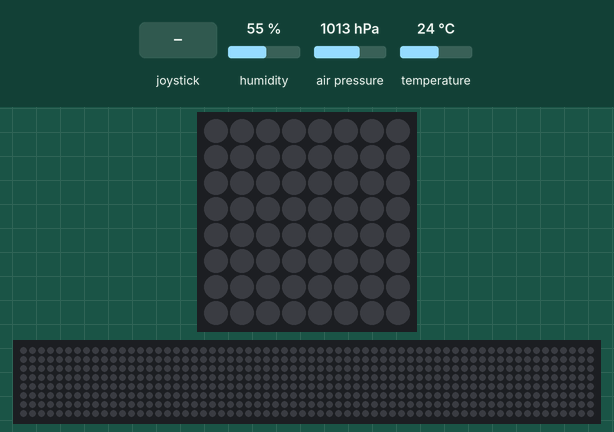
Recording of a program running on a simulated Raspberry Pi (BCM pin numbers) with a Sense HAT. On the bench: the Sense HAT's 8×8 RGB LED matrix, a strip that is not on the board, showing the scrolling text unrolled. The inputs (shaded band) are chosen by the test bench; at power-on: humidity 55 %, air pressure 1013 hPa, temperature 24 °C. The pygame window is not drawn; the 64×8 strip is a reading aid, not a part: it shows the text the matrix is scrolling, unrolled, one strip-width of it at a time.

Above: at 1.2 s.
1.3 s: joystick pushed up
At 1.55 s:
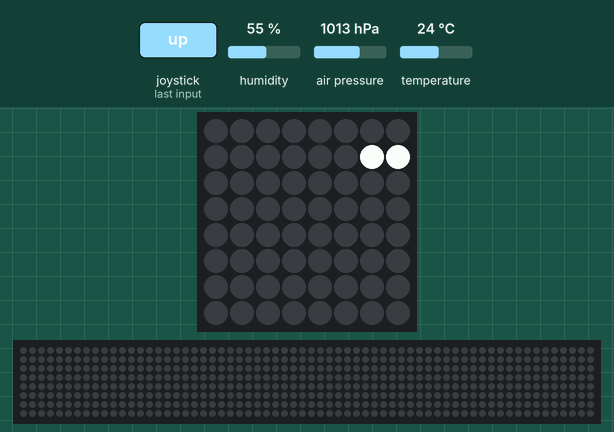
At 1.95 s:
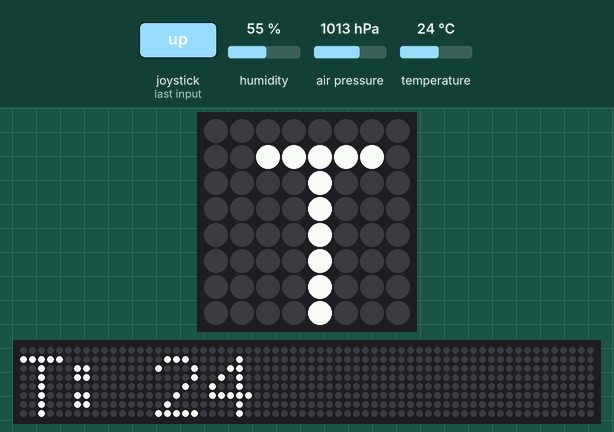
6.2 s: joystick pushed down
At 8.5 s:
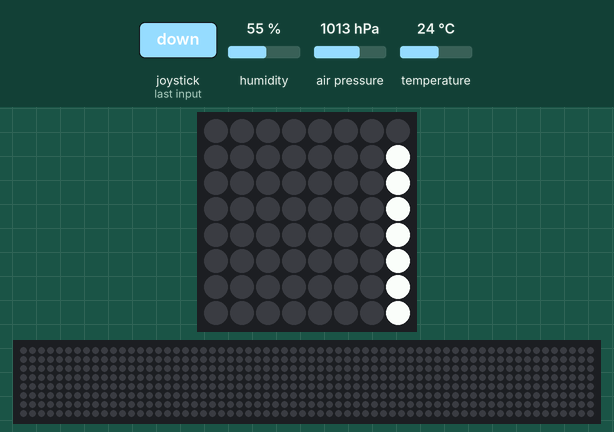

Measured:
- after the input at 1.3 s, the LEDs: first change after 0.10 s (image 1 shows a later state)
- after the input at 6.2 s, the LEDs: first differ from a run without the input after 2.2 s (image 3)

The program:

joystick.py
```python
from sense_hat import AstroPi
import time
import datetime
import pygame
from pygame.locals import *

ap = AstroPi()
ap.clear()
ap.set_rotation(180)

pygame.init()
pygame.display.set_mode((640,480))


pressure = 'P: ' + str(int(ap.get_pressure()))
temp =  'T: ' + str(int(ap.get_temperature_from_pressure()))
humidity = 'H: ' + str(int(ap.get_humidity()))
blah = 'blah!'

def handle_event(event):
    if event.key == pygame.K_DOWN:
        ap.show_message(pressure)
    elif event.key == pygame.K_UP:
        ap.show_message(temp)
    elif event.key == pygame.K_LEFT:
        ap.show_message(humidity)
    elif event.key == pygame.K_RIGHT:
        ap.show_message(blah)


running = True

while running:
    for event in pygame.event.get():
        if event.type == KEYDOWN:
            handle_event(event)
        if event.type == KEYUP:
            handle_event(event)
        if event.type == K_ESCAPE:
            running = False
        if event.type == pygame.QUIT:
            running = False
```
